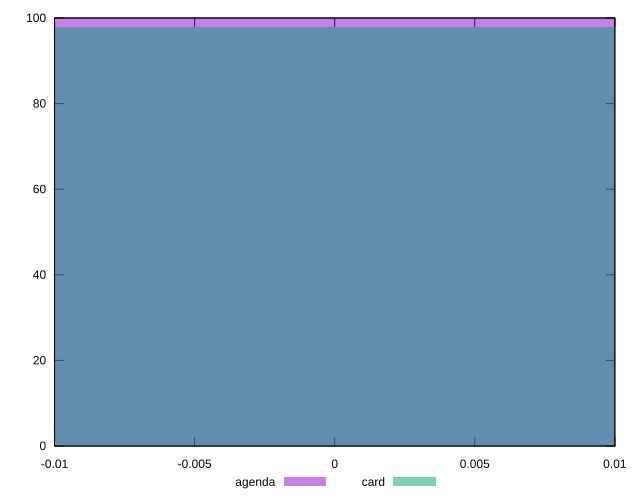

The script that saved this image:
reset

$agenda <<EOF
0 100
EOF

$card <<EOF
0 98
EOF

set key outside below
set boxwidth 0.1
set xrange [-0.01:0.01]
set yrange [0:100]
set trange [0:100]
set style fill transparent solid 0.5 noborder
set terminal svg size 640, 500 enhanced background rgb 'white'
set output "report/report_00029_2021-02-24T13-36-40.390Z/unminified-css/comparison/histogram/1_vs_2.svg"

plot $agenda title "agenda" with boxes, \
     $card title "card" with boxes

reset
